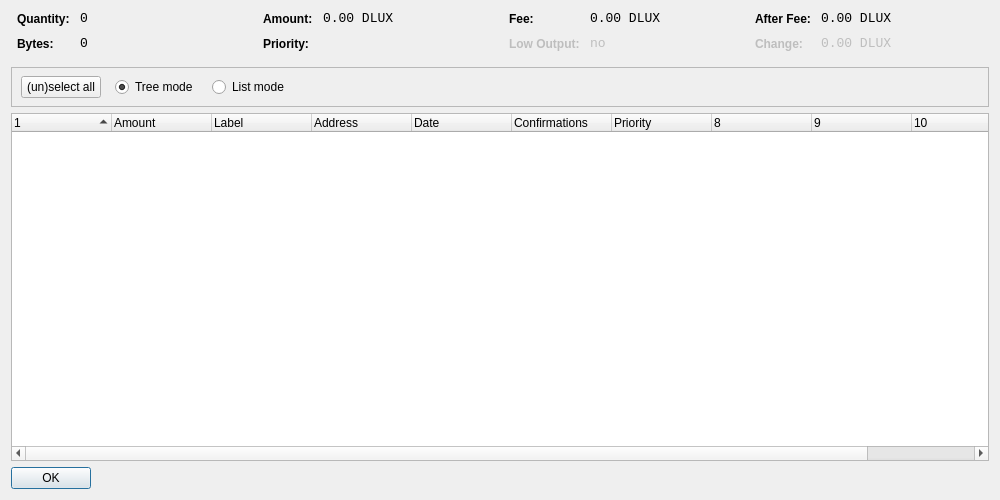
<?xml version="1.0" encoding="UTF-8"?>
<ui version="4.0">
 <class>CoinControlDialog</class>
 <widget class="QDialog" name="CoinControlDialog">
  <property name="geometry">
   <rect>
    <x>0</x>
    <y>0</y>
    <width>1000</width>
    <height>500</height>
   </rect>
  </property>
  <property name="windowTitle">
   <string>Coin Control</string>
  </property>
  <layout class="QVBoxLayout" name="verticalLayout">
   <item>
    <layout class="QHBoxLayout" name="horizontalLayoutTop" stretch="0,0,0,0">
     <property name="topMargin">
      <number>0</number>
     </property>
     <property name="bottomMargin">
      <number>10</number>
     </property>
     <item>
      <layout class="QFormLayout" name="formLayoutCoinControl1">
       <property name="horizontalSpacing">
        <number>10</number>
       </property>
       <property name="verticalSpacing">
        <number>10</number>
       </property>
       <property name="leftMargin">
        <number>6</number>
       </property>
       <property name="rightMargin">
        <number>6</number>
       </property>
       <item row="0" column="0">
        <widget class="QLabel" name="labelCoinControlQuantityText">
         <property name="styleSheet">
          <string notr="true">font-weight:bold;</string>
         </property>
         <property name="text">
          <string>Quantity:</string>
         </property>
        </widget>
       </item>
       <item row="0" column="1">
        <widget class="QLabel" name="labelCoinControlQuantity">
         <property name="font">
          <font>
           <family>Monospace</family>
           <pointsize>10</pointsize>
          </font>
         </property>
         <property name="cursor">
          <cursorShape>IBeamCursor</cursorShape>
         </property>
         <property name="contextMenuPolicy">
          <enum>Qt::ActionsContextMenu</enum>
         </property>
         <property name="text">
          <string notr="true">0</string>
         </property>
         <property name="textInteractionFlags">
          <set>Qt::LinksAccessibleByMouse|Qt::TextSelectableByKeyboard|Qt::TextSelectableByMouse</set>
         </property>
        </widget>
       </item>
       <item row="1" column="0">
        <widget class="QLabel" name="labelCoinControlBytesText">
         <property name="styleSheet">
          <string notr="true">font-weight:bold;</string>
         </property>
         <property name="text">
          <string>Bytes:</string>
         </property>
        </widget>
       </item>
       <item row="1" column="1">
        <widget class="QLabel" name="labelCoinControlBytes">
         <property name="font">
          <font>
           <family>Monospace</family>
           <pointsize>10</pointsize>
          </font>
         </property>
         <property name="cursor">
          <cursorShape>IBeamCursor</cursorShape>
         </property>
         <property name="contextMenuPolicy">
          <enum>Qt::ActionsContextMenu</enum>
         </property>
         <property name="text">
          <string notr="true">0</string>
         </property>
         <property name="textInteractionFlags">
          <set>Qt::LinksAccessibleByMouse|Qt::TextSelectableByKeyboard|Qt::TextSelectableByMouse</set>
         </property>
        </widget>
       </item>
      </layout>
     </item>
     <item>
      <layout class="QFormLayout" name="formLayoutCoinControl2">
       <property name="horizontalSpacing">
        <number>10</number>
       </property>
       <property name="verticalSpacing">
        <number>10</number>
       </property>
       <property name="leftMargin">
        <number>6</number>
       </property>
       <property name="rightMargin">
        <number>6</number>
       </property>
       <item row="0" column="0">
        <widget class="QLabel" name="labelCoinControlAmountText">
         <property name="styleSheet">
          <string notr="true">font-weight:bold;</string>
         </property>
         <property name="text">
          <string>Amount:</string>
         </property>
        </widget>
       </item>
       <item row="0" column="1">
        <widget class="QLabel" name="labelCoinControlAmount">
         <property name="font">
          <font>
           <family>Monospace</family>
           <pointsize>10</pointsize>
          </font>
         </property>
         <property name="cursor">
          <cursorShape>IBeamCursor</cursorShape>
         </property>
         <property name="contextMenuPolicy">
          <enum>Qt::ActionsContextMenu</enum>
         </property>
         <property name="text">
          <string notr="true">0.00 DLUX</string>
         </property>
         <property name="textInteractionFlags">
          <set>Qt::LinksAccessibleByMouse|Qt::TextSelectableByKeyboard|Qt::TextSelectableByMouse</set>
         </property>
        </widget>
       </item>
       <item row="1" column="0">
        <widget class="QLabel" name="labelCoinControlPriorityText">
         <property name="styleSheet">
          <string notr="true">font-weight:bold;</string>
         </property>
         <property name="text">
          <string>Priority:</string>
         </property>
        </widget>
       </item>
       <item row="1" column="1">
        <widget class="QLabel" name="labelCoinControlPriority">
         <property name="font">
          <font>
           <family>Monospace</family>
           <pointsize>10</pointsize>
          </font>
         </property>
         <property name="cursor">
          <cursorShape>IBeamCursor</cursorShape>
         </property>
         <property name="contextMenuPolicy">
          <enum>Qt::ActionsContextMenu</enum>
         </property>
         <property name="text">
          <string/>
         </property>
         <property name="textInteractionFlags">
          <set>Qt::LinksAccessibleByMouse|Qt::TextSelectableByKeyboard|Qt::TextSelectableByMouse</set>
         </property>
        </widget>
       </item>
      </layout>
     </item>
     <item>
      <layout class="QFormLayout" name="formLayoutCoinControl3">
       <property name="horizontalSpacing">
        <number>10</number>
       </property>
       <property name="verticalSpacing">
        <number>10</number>
       </property>
       <property name="leftMargin">
        <number>6</number>
       </property>
       <property name="rightMargin">
        <number>6</number>
       </property>
       <item row="0" column="0">
        <widget class="QLabel" name="labelCoinControlFeeText">
         <property name="styleSheet">
          <string notr="true">font-weight:bold;</string>
         </property>
         <property name="text">
          <string>Fee:</string>
         </property>
        </widget>
       </item>
       <item row="0" column="1">
        <widget class="QLabel" name="labelCoinControlFee">
         <property name="font">
          <font>
           <family>Monospace</family>
           <pointsize>10</pointsize>
          </font>
         </property>
         <property name="cursor">
          <cursorShape>IBeamCursor</cursorShape>
         </property>
         <property name="contextMenuPolicy">
          <enum>Qt::ActionsContextMenu</enum>
         </property>
         <property name="text">
          <string notr="true">0.00 DLUX</string>
         </property>
         <property name="textInteractionFlags">
          <set>Qt::LinksAccessibleByMouse|Qt::TextSelectableByKeyboard|Qt::TextSelectableByMouse</set>
         </property>
        </widget>
       </item>
       <item row="1" column="0">
        <widget class="QLabel" name="labelCoinControlLowOutputText">
         <property name="enabled">
          <bool>false</bool>
         </property>
         <property name="styleSheet">
          <string notr="true">font-weight:bold;</string>
         </property>
         <property name="text">
          <string>Low Output:</string>
         </property>
        </widget>
       </item>
       <item row="1" column="1">
        <widget class="QLabel" name="labelCoinControlLowOutput">
         <property name="enabled">
          <bool>false</bool>
         </property>
         <property name="font">
          <font>
           <family>Monospace</family>
           <pointsize>10</pointsize>
          </font>
         </property>
         <property name="cursor">
          <cursorShape>IBeamCursor</cursorShape>
         </property>
         <property name="contextMenuPolicy">
          <enum>Qt::ActionsContextMenu</enum>
         </property>
         <property name="text">
          <string notr="true">no</string>
         </property>
         <property name="textInteractionFlags">
          <set>Qt::LinksAccessibleByMouse|Qt::TextSelectableByKeyboard|Qt::TextSelectableByMouse</set>
         </property>
        </widget>
       </item>
      </layout>
     </item>
     <item>
      <layout class="QFormLayout" name="formLayoutCoinControl4">
       <property name="horizontalSpacing">
        <number>10</number>
       </property>
       <property name="verticalSpacing">
        <number>10</number>
       </property>
       <property name="leftMargin">
        <number>6</number>
       </property>
       <property name="rightMargin">
        <number>6</number>
       </property>
       <item row="0" column="0">
        <widget class="QLabel" name="labelCoinControlAfterFeeText">
         <property name="styleSheet">
          <string notr="true">font-weight:bold;</string>
         </property>
         <property name="text">
          <string>After Fee:</string>
         </property>
        </widget>
       </item>
       <item row="0" column="1">
        <widget class="QLabel" name="labelCoinControlAfterFee">
         <property name="font">
          <font>
           <family>Monospace</family>
           <pointsize>10</pointsize>
          </font>
         </property>
         <property name="cursor">
          <cursorShape>IBeamCursor</cursorShape>
         </property>
         <property name="contextMenuPolicy">
          <enum>Qt::ActionsContextMenu</enum>
         </property>
         <property name="text">
          <string notr="true">0.00 DLUX</string>
         </property>
         <property name="textInteractionFlags">
          <set>Qt::LinksAccessibleByMouse|Qt::TextSelectableByKeyboard|Qt::TextSelectableByMouse</set>
         </property>
        </widget>
       </item>
       <item row="1" column="0">
        <widget class="QLabel" name="labelCoinControlChangeText">
         <property name="enabled">
          <bool>false</bool>
         </property>
         <property name="styleSheet">
          <string notr="true">font-weight:bold;</string>
         </property>
         <property name="text">
          <string>Change:</string>
         </property>
        </widget>
       </item>
       <item row="1" column="1">
        <widget class="QLabel" name="labelCoinControlChange">
         <property name="enabled">
          <bool>false</bool>
         </property>
         <property name="font">
          <font>
           <family>Monospace</family>
           <pointsize>10</pointsize>
          </font>
         </property>
         <property name="cursor">
          <cursorShape>IBeamCursor</cursorShape>
         </property>
         <property name="contextMenuPolicy">
          <enum>Qt::ActionsContextMenu</enum>
         </property>
         <property name="text">
          <string notr="true">0.00 DLUX</string>
         </property>
         <property name="textInteractionFlags">
          <set>Qt::LinksAccessibleByMouse|Qt::TextSelectableByKeyboard|Qt::TextSelectableByMouse</set>
         </property>
        </widget>
       </item>
      </layout>
     </item>
    </layout>
   </item>
   <item>
    <widget class="QFrame" name="frame">
     <property name="minimumSize">
      <size>
       <width>0</width>
       <height>40</height>
      </size>
     </property>
     <property name="frameShape">
      <enum>QFrame::StyledPanel</enum>
     </property>
     <property name="frameShadow">
      <enum>QFrame::Sunken</enum>
     </property>
     <widget class="QWidget" name="horizontalLayoutWidget">
      <property name="geometry">
       <rect>
        <x>10</x>
        <y>0</y>
        <width>781</width>
        <height>41</height>
       </rect>
      </property>
      <layout class="QHBoxLayout" name="horizontalLayoutPanel" stretch="0,0,0,0">
       <property name="spacing">
        <number>14</number>
       </property>
       <item>
        <widget class="QPushButton" name="pushButtonSelectAll">
         <property name="sizePolicy">
          <sizepolicy hsizetype="Maximum" vsizetype="Fixed">
           <horstretch>0</horstretch>
           <verstretch>0</verstretch>
          </sizepolicy>
         </property>
         <property name="text">
          <string>(un)select all</string>
         </property>
        </widget>
       </item>
       <item>
        <widget class="QRadioButton" name="radioTreeMode">
         <property name="sizePolicy">
          <sizepolicy hsizetype="Maximum" vsizetype="Fixed">
           <horstretch>0</horstretch>
           <verstretch>0</verstretch>
          </sizepolicy>
         </property>
         <property name="text">
          <string>Tree mode</string>
         </property>
         <property name="checked">
          <bool>true</bool>
         </property>
        </widget>
       </item>
       <item>
        <widget class="QRadioButton" name="radioListMode">
         <property name="sizePolicy">
          <sizepolicy hsizetype="Maximum" vsizetype="Fixed">
           <horstretch>0</horstretch>
           <verstretch>0</verstretch>
          </sizepolicy>
         </property>
         <property name="text">
          <string>List mode</string>
         </property>
        </widget>
       </item>
       <item>
        <spacer name="horizontalSpacer">
         <property name="orientation">
          <enum>Qt::Horizontal</enum>
         </property>
         <property name="sizeHint" stdset="0">
          <size>
           <width>40</width>
           <height>20</height>
          </size>
         </property>
        </spacer>
       </item>
      </layout>
     </widget>
    </widget>
   </item>
   <item>
    <widget class="CoinControlTreeWidget" name="treeWidget">
     <property name="contextMenuPolicy">
      <enum>Qt::CustomContextMenu</enum>
     </property>
     <property name="sortingEnabled">
      <bool>false</bool>
     </property>
     <property name="columnCount">
      <number>11</number>
     </property>
     <attribute name="headerShowSortIndicator" stdset="0">
      <bool>true</bool>
     </attribute>
     <attribute name="headerStretchLastSection">
      <bool>false</bool>
     </attribute>
     <column>
      <property name="text">
       <string/>
      </property>
     </column>
     <column>
      <property name="text">
       <string>Amount</string>
      </property>
     </column>
     <column>
      <property name="text">
       <string>Label</string>
      </property>
     </column>
     <column>
      <property name="text">
       <string>Address</string>
      </property>
     </column>
     <column>
      <property name="text">
       <string>Date</string>
      </property>
     </column>
     <column>
      <property name="text">
       <string>Confirmations</string>
      </property>
      <property name="toolTip">
       <string>Confirmed</string>
      </property>
     </column>
     <column>
      <property name="text">
       <string>Priority</string>
      </property>
     </column>
     <column>
      <property name="text">
       <string/>
      </property>
     </column>
     <column>
      <property name="text">
       <string/>
      </property>
     </column>
     <column>
      <property name="text">
       <string/>
      </property>
     </column>
     <column>
      <property name="text">
       <string/>
      </property>
     </column>
    </widget>
   </item>
   <item>
    <widget class="QDialogButtonBox" name="buttonBox">
     <property name="sizePolicy">
      <sizepolicy hsizetype="Maximum" vsizetype="Fixed">
       <horstretch>0</horstretch>
       <verstretch>0</verstretch>
      </sizepolicy>
     </property>
     <property name="styleSheet">
      <string notr="true">width: 64px;</string>
     </property>
     <property name="orientation">
      <enum>Qt::Horizontal</enum>
     </property>
     <property name="standardButtons">
      <set>QDialogButtonBox::Ok</set>
     </property>
    </widget>
   </item>
  </layout>
 </widget>
 <customwidgets>
  <customwidget>
   <class>CoinControlTreeWidget</class>
   <extends>QTreeWidget</extends>
   <header>coincontroltreewidget.h</header>
  </customwidget>
 </customwidgets>
 <resources/>
 <connections/>
</ui>
